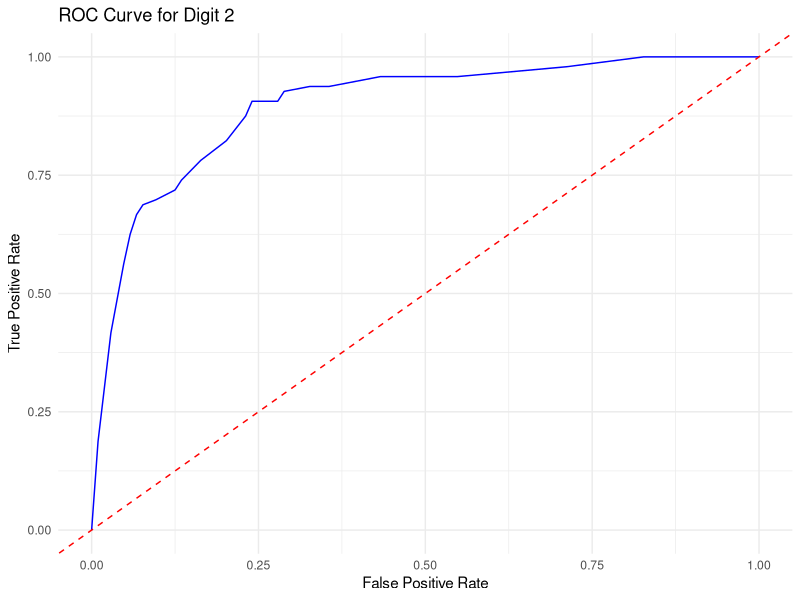
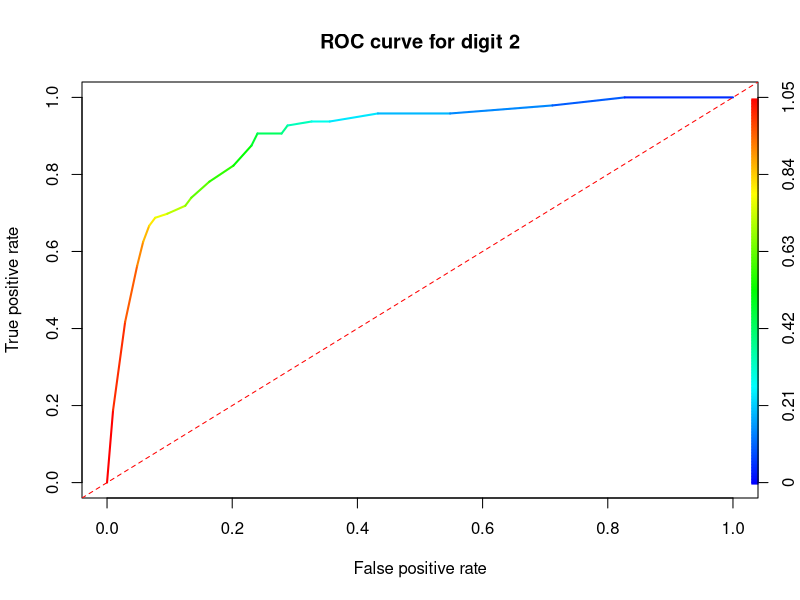
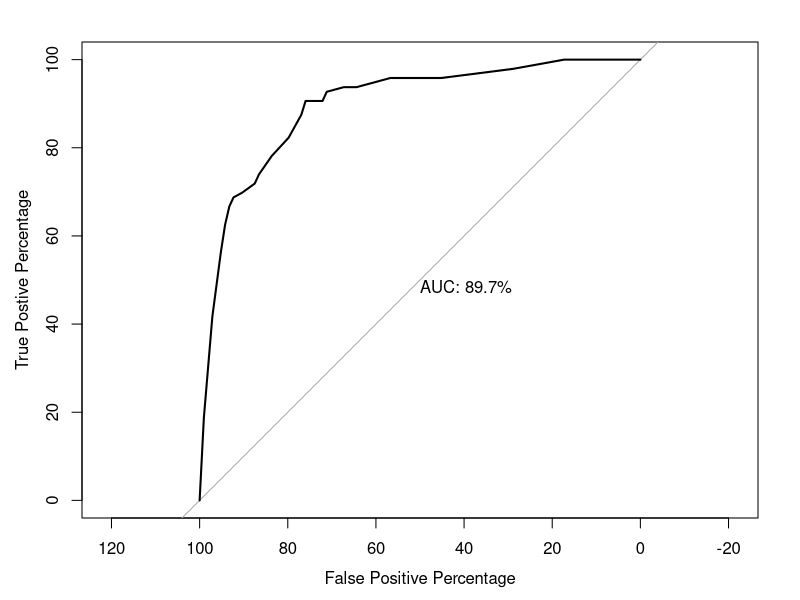
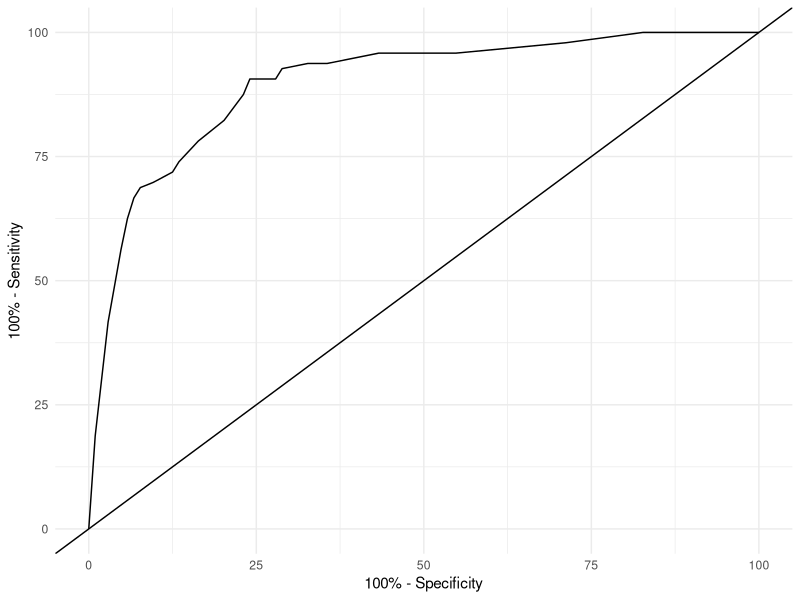

Source code (R) for these figures, in order: (Note: this script raises an error after producing the figures.)
## ---- chunk 1
library(tidyverse)
library(dslabs)
library(class)
library(pROC)
library(caret)
## ---- chunk 2
data(mnist_27)
str(mnist_27)

table(mnist_27$train$y) # data is well-balanced

#scale the data

train <- mnist_27$train
test <- mnist_27$test

train$x_1 <- scale(mnist_27$train$x_1)
train$x_2 <- scale(mnist_27$train$x_2)

test$x_1 <- scale(mnist_27$test$x_1)
test$x_2 <- scale(mnist_27$test$x_2)
## ---- chunk 3
find_probabilities <- function(new_point, k) {
  distances <- sqrt((new_point[1] - train[, 2])^2 + (new_point[2] - train[, 3])^2)
  nearest <- order(distances)[1:k]
  nearest_labels <- train$y[nearest]
  label_proportions <- table(nearest_labels) / k
  return(label_proportions)
}

new_data <- test[, 2:3]
new_prob <- apply(new_data, 1, function(x) find_probabilities(x, k = 21))
new_prob <- t(new_prob)
## ---- chunk 4
# Convert the labels in new_prob to 0 and 1
new_prob <- data.frame(new_prob)
names(new_prob) <- c("prob_2 as 1", "prob_7 as 0")
## ---- chunk 5
# Function to calculate TPR and FPR at each threshold
calculate_tpr_fpr <- function(prob, true_labels, threshold) {
  if (threshold == 0) {
    predicted_labels <- rep(1, length(prob))
  } else {
    predicted_labels <- ifelse(prob > threshold, 1, 0)
  }

  true_positive <- sum(predicted_labels == 1 & true_labels == 2)
  false_positive <- sum(predicted_labels == 1 & true_labels == 7)
  true_negative <- sum(predicted_labels == 0 & true_labels == 7)
  false_negative <- sum(predicted_labels == 0 & true_labels == 2)
  
  total_2 = sum(true_labels == 2)
  total_7 = sum(true_labels == 7)
  
  tpr <- true_positive / total_2
  fpr <- false_positive / total_7
  specificity <- true_negative / total_7
  
  return(c(tpr, fpr, specificity, true_positive, 
           false_positive, true_negative, false_negative,
           threshold, total_2, total_7))
}
## ---- chunk 6
# Define a sequence of thresholds
thresholds <- seq(0, 1, by = 0.01)

# Calculate TPR and FPR for each threshold
tpr_fpr_list <- lapply(thresholds, function(threshold) calculate_tpr_fpr(new_prob[, 1], test$y, threshold))

# Convert the list to a matrix for easier handling
tpr_fpr <- do.call(rbind, tpr_fpr_list)
colnames(tpr_fpr) <- c("tpr", "fpr", "specificity", "true_positive",
                       "false_positive", "true_negative", "false_negative",
                       "threshold", "total_2", "total_7")

ggplot(data.frame(tpr = tpr_fpr[, 1], fpr = tpr_fpr[, 2]), aes(x = fpr, y = tpr)) +
  geom_line(color = "blue") +
  geom_abline(intercept = 0, slope = 1, linetype = "dashed", color = "red") +
  labs(x = "False Positive Rate", y = "True Positive Rate", title = "ROC Curve for Digit 2") +
  theme_minimal()
## ---- chunk 7
# now let's use ROCR package to plot the ROC curve
library(ROCR)
pred <- prediction(new_prob[, 1], test$y == 2)
perf <- performance(pred, "tpr", "fpr")
plot(perf, lwd = 2,
     main = "ROC curve for digit 2",
     colorize = TRUE)
abline(a = 0, b = 1, lty = 2, col = "red")
## ---- chunk 8
# And let's calculate the AUC
auc <- performance(pred, "auc")
auc@y.values[[1]]
## ---- chunk 9
roc_obj <- roc(test$y, new_prob[, 1], levels = c("7", "2"), 
               direction = "<", percent = TRUE,
               xlim = c(100, 0), plot = TRUE,
               xlab = "False Positive Percentage", ylab = "True Postive Percentage",
               print.auc = TRUE)
ggroc(roc_obj, legacy.axes = T) +
  geom_abline(slope = 1 ,intercept = 0) + # add identity line
  xlab('100% - Specificity') +
  ylab('100% - Sensitivity') +
  theme_minimal()
## ---- chunk 10
# Let's use the `knn3` model in the `caret` package to classify the data
library(caret)
library(foreach)
library(doParallel)
library(ROCR)

grid <- seq(5, 120, by = 1)

# Register the parallel back-end to use
no_cores <- detectCores() - 1  # reserve one core for the system
cl <- makeCluster(no_cores)
registerDoParallel(cl)

# Using foreach for parallel processing
mauc <- foreach(i = grid, .combine = 'c', .packages = c('caret', "ROCR")) %dopar% {
  
  aucc <- c()
  
  for (j in 1:50) {
    set.seed(j)
    ind <- unique(sample(nrow(train), nrow(train), replace = TRUE))
    traint <- train[ind, ]
    val <- train[-ind, ]
    
    model <- knn3(y ~ ., data = traint, k = i)
    phat <- predict(model, val, type = "prob")
    
    pred_rocr <- prediction(phat[, 1], val$y == 2)
    auc_rocr <- performance(pred_rocr, "auc")
    aucc[j] <- auc_rocr@y.values[[1]]
  }
  
  mean(aucc)

}

# Stop the cluster
stopCluster(cl)

# Plot the training AUC vs k
plot(grid, mauc, type = "o", xlab = "k", ylab = "AUC", lwd = 1.5, col = "blue")
optimal_k <- grid[which.max(mauc)]
abline(v = optimal_k, lty = 2, col = "red", lwd = 2)
text(x = 70, y = 0.89, labels = paste("k =", optimal_k, "\nAUC =", round(max(mauc),5)), pos = 4, col = "red")
## ---- chunk 11
library(caret)
library(foreach)
library(doParallel)
library(ROCR)

grid <- seq(5, 120, by = 1)
mauc <- c()

for (i in 1:length(grid)) {
  
  aucc <- c()
  
  for (j in 1:25) {
  
    set.seed(j)
    ind <- unique(sample(nrow(train), nrow(train), replace = TRUE))
    traint <- train[ind, ]
    val <- train[-ind, ]
    
    model <- knn3(y ~ ., data = traint, k = i)
    phat <- predict(model, val, type = "prob")
    
    pred_rocr <- prediction(phat[, 1], val$y == 2)
    auc_rocr <- performance(pred_rocr, "auc")
    aucc[j] <- auc_rocr@y.values[[1]]
  
  }
  
  mauc[i] <- mean(aucc)
  
}


# Plot the training AUC vs k
plot(grid, mauc, type = "o", xlab = "k", ylab = "AUC", lwd = 1.5, col = "blue")
optimal_k <- grid[which.max(mauc)]
abline(v = optimal_k, lty = 2, col = "red", lwd = 2)
text(x = 70, y = 0.82, labels = paste("k =", optimal_k, "\nAUC =", round(max(mauc),5)), pos = 4, col = "red")
## ---- chunk 12
# Use the optimal k from the tuning section (not hardcoded!)
cat("Using optimal k =", optimal_k, "from tuning\n")

model <- knn3(y ~ ., data = train, k = optimal_k)
phat <- predict(model, test, type = "prob")

# Calculate the test AUC
pred_rocr <- prediction(phat[, 1], test$y == 2)
auc_rocr <- performance(pred_rocr, "auc")
test_auc <- auc_rocr@y.values[[1]]
cat("Test AUC:", round(test_auc, 4), "\n")

# Extract sensitivity and specificity across all thresholds
perf <- performance(pred_rocr, "sens", "spec")
sensitivity <- perf@y.values[[1]]
specificity <- perf@x.values[[1]]

# Calculate Youden's Index at each threshold
youden_index <- sensitivity + specificity - 1

# Find the maximum Youden's index and corresponding cutoff
max_index <- which.max(youden_index)

cat("Maximum Youden's J:", round(youden_index[max_index], 4), "\n")
cat("Optimal threshold:", round(perf@alpha.values[[1]][max_index], 4), "\n")
## ---- chunk 13
# Get TPR and FPR for plotting the ROC curve
perf_roc <- performance(pred_rocr, "tpr", "fpr")
tpr_vals <- perf_roc@y.values[[1]]
fpr_vals <- perf_roc@x.values[[1]]

# The optimal point on the ROC curve
optimal_threshold <- perf@alpha.values[[1]][max_index]
optimal_tpr <- sensitivity[max_index]
optimal_fpr <- 1 - specificity[max_index]

# Plot the ROC curve with the optimal threshold highlighted
plot(fpr_vals, tpr_vals, type = "l", lwd = 2, col = "blue",
     xlab = "False Positive Rate (1 - Specificity)",
     ylab = "True Positive Rate (Sensitivity)",
     main = paste0("Test ROC Curve (k = ", optimal_k, ", AUC = ", round(test_auc, 3), ")"))
abline(a = 0, b = 1, lty = 2, col = "gray")

# Mark the optimal threshold point
points(optimal_fpr, optimal_tpr, col = "red", pch = 19, cex = 2)

# Draw a line from the diagonal to the optimal point to show Youden's J
# The closest point on the diagonal to (fpr, tpr) where tpr = fpr
mid <- (optimal_fpr + optimal_tpr) / 2
segments(mid, mid, optimal_fpr, optimal_tpr, col = "red", lty = 2, lwd = 1.5)

# Add annotation
text(optimal_fpr + 0.05, optimal_tpr - 0.06,
     labels = paste0("Threshold = ", round(optimal_threshold, 3),
                    "\nTPR = ", round(optimal_tpr, 3),
                    "\nFPR = ", round(optimal_fpr, 3),
                    "\nJ = ", round(youden_index[max_index], 3)),
     pos = 4, col = "red", cex = 0.85)

legend("bottomright", legend = c("ROC Curve", "Optimal (Youden's J)", "No-discrimination line"),
       col = c("blue", "red", "gray"), lty = c(1, NA, 2), pch = c(NA, 19, NA),
       lwd = c(2, NA, 1), cex = 0.8)
## ---- chunk 14
# Helper function to build a clean confusion matrix and compute metrics
evaluate_threshold <- function(phat, true_labels, threshold, label = "Threshold") {
  predicted <- ifelse(phat[, 1] > threshold, 2, 7)
  predicted <- factor(predicted, levels = c(2, 7))
  actual <- factor(true_labels, levels = c(2, 7))
  
  cm <- table(Predicted = predicted, Actual = actual)
  
  tp <- cm["2", "2"]
  fp <- cm["2", "7"]
  fn <- cm["7", "2"]
  tn <- cm["7", "7"]
  
  accuracy    <- (tp + tn) / sum(cm)
  sensitivity <- tp / (tp + fn)   # TPR
  specificity <- tn / (tn + fp)   # TNR
  precision   <- tp / (tp + fp)   # PPV
  f1          <- 2 * (precision * sensitivity) / (precision + sensitivity)
  
  cat("\n========================================\n")
  cat(label, "=", round(threshold, 4), "\n")
  cat("========================================\n")
  print(cm)
  cat("\nAccuracy:   ", round(accuracy, 4), "\n")
  cat("Sensitivity:", round(sensitivity, 4), "(TPR - detecting Digit 2)\n")
  cat("Specificity:", round(specificity, 4), "(TNR - correctly ruling out Digit 7)\n")
  cat("Precision:  ", round(precision, 4), "\n")
  cat("F1 Score:   ", round(f1, 4), "\n")
  
  return(c(accuracy = accuracy, sensitivity = sensitivity, 
           specificity = specificity, precision = precision, f1 = f1))
}

# Evaluate at the default 0.5 threshold
metrics_default <- evaluate_threshold(phat, test$y, 0.5, "Default threshold")

# Evaluate at the optimal (Youden) threshold
metrics_optimal <- evaluate_threshold(phat, test$y, optimal_threshold, "Optimal threshold (Youden)")
## ---- chunk 15
# Side-by-side comparison
comparison <- data.frame(
  Metric = c("Accuracy", "Sensitivity (TPR)", "Specificity (TNR)", "Precision", "F1 Score"),
  Default_0.5 = round(metrics_default, 4),
  Optimal_Youden = round(metrics_optimal, 4)
)
comparison$Difference <- comparison$Optimal_Youden - comparison$Default_0.5
print(comparison, row.names = FALSE)
